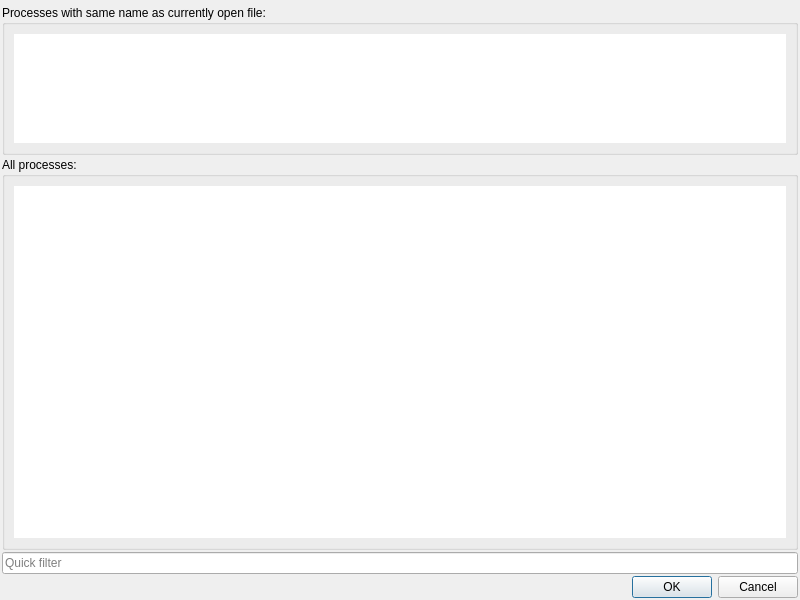
<?xml version="1.0" encoding="UTF-8"?>
<ui version="4.0">
 <class>AttachProcDialog</class>
 <widget class="QDialog" name="AttachProcDialog">
  <property name="geometry">
   <rect>
    <x>0</x>
    <y>0</y>
    <width>800</width>
    <height>600</height>
   </rect>
  </property>
  <property name="windowTitle">
   <string>Select process to attach...</string>
  </property>
  <layout class="QVBoxLayout" name="verticalLayout_2">
   <property name="spacing">
    <number>2</number>
   </property>
   <property name="leftMargin">
    <number>2</number>
   </property>
   <property name="topMargin">
    <number>5</number>
   </property>
   <property name="rightMargin">
    <number>2</number>
   </property>
   <property name="bottomMargin">
    <number>2</number>
   </property>
   <item>
    <layout class="QVBoxLayout" name="verticalLayout">
     <property name="topMargin">
      <number>0</number>
     </property>
     <item>
      <widget class="QGroupBox" name="groupBox_2">
       <property name="maximumSize">
        <size>
         <width>16777215</width>
         <height>150</height>
        </size>
       </property>
       <property name="title">
        <string>Processes with same name as currently open file:</string>
       </property>
       <layout class="QVBoxLayout" name="verticalLayout_3">
        <item>
         <widget class="QTreeView" name="procBeingAnalyzedView">
          <property name="sizePolicy">
           <sizepolicy hsizetype="Expanding" vsizetype="MinimumExpanding">
            <horstretch>0</horstretch>
            <verstretch>0</verstretch>
           </sizepolicy>
          </property>
          <property name="maximumSize">
           <size>
            <width>16777215</width>
            <height>16777215</height>
           </size>
          </property>
          <property name="styleSheet">
           <string notr="true">QTreeView::item
{
    padding-top: 1px;
    padding-bottom: 1px;
}</string>
          </property>
          <property name="frameShape">
           <enum>QFrame::NoFrame</enum>
          </property>
          <property name="lineWidth">
           <number>0</number>
          </property>
          <property name="indentation">
           <number>8</number>
          </property>
          <property name="sortingEnabled">
           <bool>true</bool>
          </property>
         </widget>
        </item>
       </layout>
      </widget>
     </item>
     <item>
      <widget class="QGroupBox" name="groupBox">
       <property name="title">
        <string>All processes:</string>
       </property>
       <layout class="QVBoxLayout" name="verticalLayout_4">
        <item>
         <widget class="QTreeView" name="allProcView">
          <property name="maximumSize">
           <size>
            <width>16777215</width>
            <height>16777215</height>
           </size>
          </property>
          <property name="styleSheet">
           <string notr="true">QTreeView::item
{
    padding-top: 1px;
    padding-bottom: 1px;
}</string>
          </property>
          <property name="frameShape">
           <enum>QFrame::NoFrame</enum>
          </property>
          <property name="lineWidth">
           <number>0</number>
          </property>
          <property name="indentation">
           <number>8</number>
          </property>
          <property name="sortingEnabled">
           <bool>true</bool>
          </property>
         </widget>
        </item>
       </layout>
      </widget>
     </item>
    </layout>
   </item>
   <item>
    <widget class="QLineEdit" name="filterLineEdit">
     <property name="placeholderText">
      <string>Quick filter</string>
     </property>
    </widget>
   </item>
   <item>
    <widget class="QDialogButtonBox" name="buttonBox">
     <property name="orientation">
      <enum>Qt::Horizontal</enum>
     </property>
     <property name="standardButtons">
      <set>QDialogButtonBox::Cancel|QDialogButtonBox::Ok</set>
     </property>
    </widget>
   </item>
  </layout>
 </widget>
 <resources/>
 <connections>
  <connection>
   <sender>buttonBox</sender>
   <signal>accepted()</signal>
   <receiver>AttachProcDialog</receiver>
   <slot>accept()</slot>
   <hints>
    <hint type="sourcelabel">
     <x>248</x>
     <y>254</y>
    </hint>
    <hint type="destinationlabel">
     <x>157</x>
     <y>274</y>
    </hint>
   </hints>
  </connection>
  <connection>
   <sender>buttonBox</sender>
   <signal>rejected()</signal>
   <receiver>AttachProcDialog</receiver>
   <slot>reject()</slot>
   <hints>
    <hint type="sourcelabel">
     <x>316</x>
     <y>260</y>
    </hint>
    <hint type="destinationlabel">
     <x>286</x>
     <y>274</y>
    </hint>
   </hints>
  </connection>
 </connections>
</ui>
